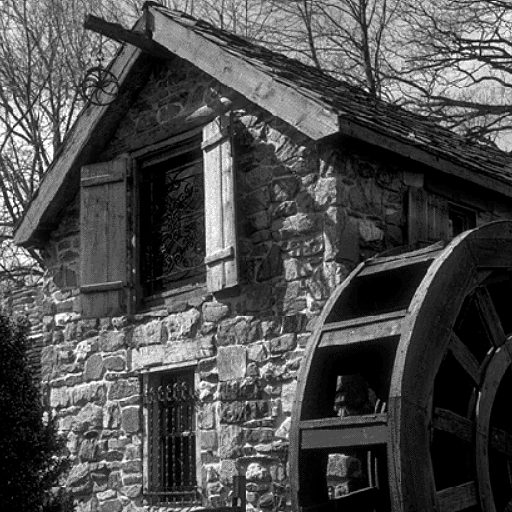
%> input picture A3PengyuWang0425157/Q6/House.pgm, 512 x 512 px
$ octave MarrHildreth.m   (GNU Octave 9; MATLAB toolbox functions it lacks are replaced by stand-ins)
%> lines starting %> are read from the running program, lines starting %| are printed output that depends on the picture; in (x1, y1, x2, y2) boxes, pixels count from 0 and x2, y2 are one past the last pixel; in counts of white or black regions, pixels touching at a corner belong together; the program's own positions count from 1
close all;
clear;
clc;

%%%%%%%%%
% House %
%%%%%%%%%
house = imread("House.pgm");
%> house is the input picture: size 512x512 uint8; min 0, max 255, mean 76.9
subplot(1,4,1);
imshow(house);
title("House");

bwhouse = imbinarize(house);
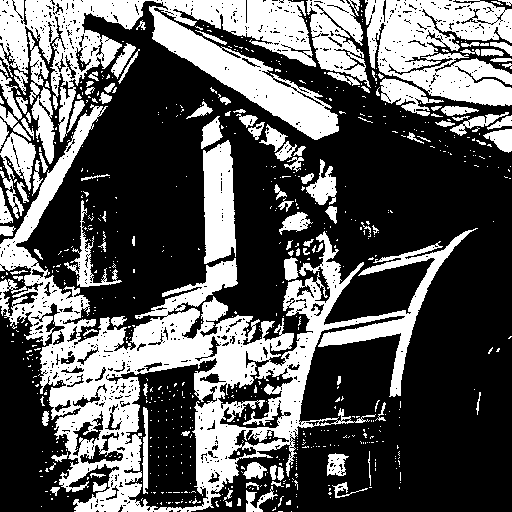
%> bwhouse: size 512x512 logical; 35.9% white; 714 white regions (594 under 20 px), largest, box (x1, y1, x2, y2) and area: (0, 104, 478, 512) 40535, (0, 0, 339, 142) 18861, (365, 0, 512, 106) 10186
subplot(1,4,2);
imshow(bwhouse);
title("Binarized house");

houseLoG = edge(bwhouse,'log');
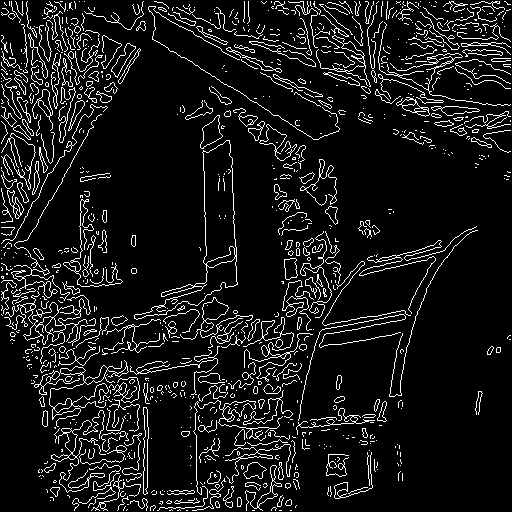
%> houseLoG: size 512x512 logical; 9.2% white in thin lines or dots
subplot(1,4,3);
imshow(houseLoG);
title("Edge by LOG ");

houseZerocrossing= edge(houseLoG,"zerocross");
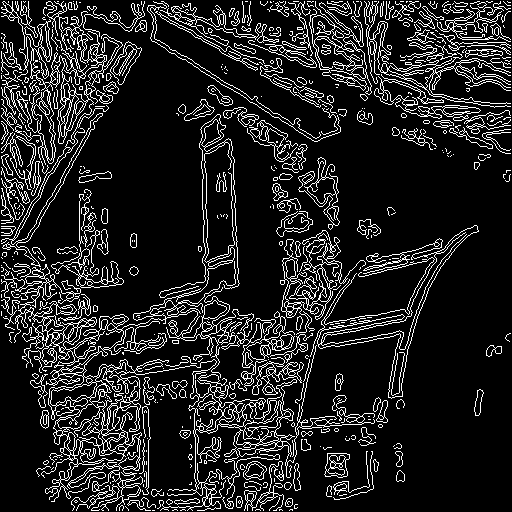
%> houseZerocrossing: size 512x512 logical; 13.7% white in thin lines or dots
subplot(1,4,4);
imshow(houseZerocrossing);
title("Edge by zerocross ");

%%%%%%%%%%
% Bridge %
%%%%%%%%%%
figure;
bridge =imread("Bridge.pgm");
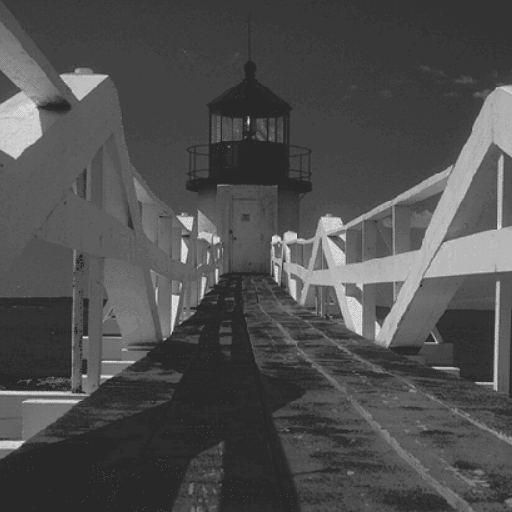
%> input picture A3PengyuWang0425157/Q6/Bridge.pgm, 512 x 512 px
%> bridge is the input picture: size 512x512 uint8; min 34, max 224, mean 78.4
subplot(1,4,1);
imshow(bridge);
title("Bridge");

bwbridge = imbinarize(bridge);
%> bwbridge: size 512x512 logical; 11% white; 205 white regions (166 under 20 px), largest, box (x1, y1, x2, y2) and area: (271, 85, 512, 348) 17079, (0, 36, 54, 160) 3945, (103, 287, 152, 352) 1181
subplot(1,4,2);
imshow(bwbridge);
title("Binarized house");

bridgeLoG = edge(bwbridge,'log');
%> bridgeLoG: size 512x512 logical; 2.6% white in thin lines or dots
subplot(1,4,3);
imshow(bridgeLoG);
title("Edge by LOG ");

bridgeZerocross= edge(bridgeLoG,"zerocross");
%> bridgeZerocross: size 512x512 logical; 4.1% white in thin lines or dots
subplot(1,4,4);
imshow(bridgeZerocross);
title("Edge by Zerocross");


%%%%%%%%%%%%%%%%%%%
% Woman dark hair %
%%%%%%%%%%%%%%%%%%%
figure;
woman =imread("woman_darkhair.tif");
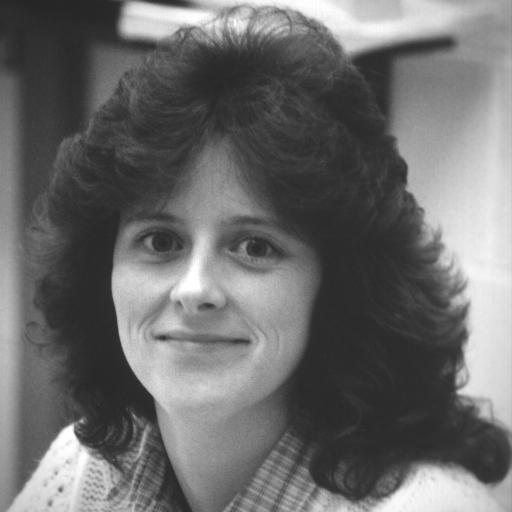
%> input picture A3PengyuWang0425157/Q6/woman_darkhair.tif, 512 x 512 px
%> woman is the input picture: size 512x512 uint8; min 36, max 255, mean 107.8
subplot(141);
imshow(woman);
title("Woman dark hair");

bwWoman = imbinarize(woman);
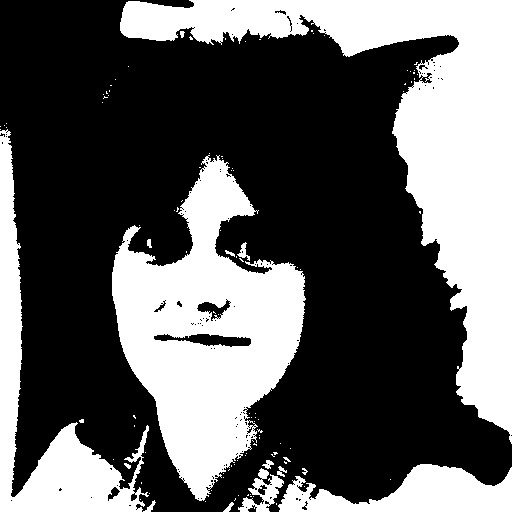
%> bwWoman: size 512x512 logical; 38% white; 110 white regions (95 under 20 px), largest, box (x1, y1, x2, y2) and area: (120, 0, 512, 444) 44786, (112, 155, 306, 501) 33611, (0, 129, 149, 512) 13139
subplot(142);
imshow(bwWoman);
title("Binarized Woman dark hair");

womanLoG = edge(bwWoman,'log');
%> womanLoG: size 512x512 logical; 2% white in thin lines or dots
subplot(143);
imshow(womanLoG);
title("Edge by LOG ");

womanZerocross= edge(womanLoG,"zerocross");
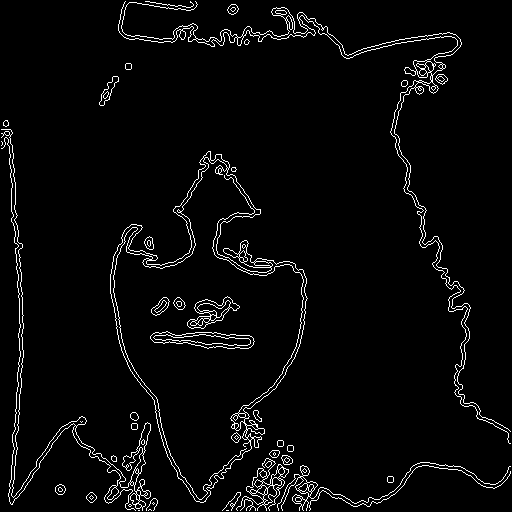
%> womanZerocross: size 512x512 logical; 3.6% white in thin lines or dots
subplot(144);
imshow(womanZerocross);
title("Edge by Zerocross ");
